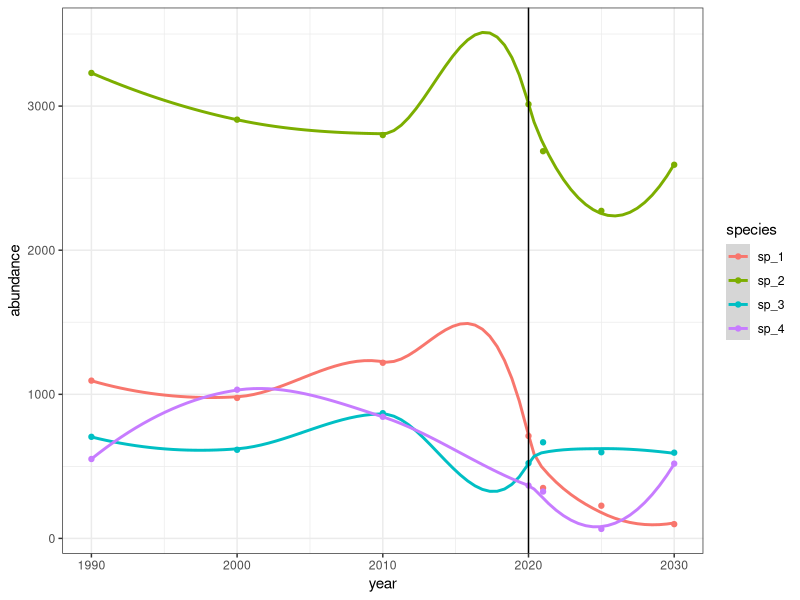

R code for this plot:

library(here)
library(dplyr)
library(ggplot2)
library(tibble)

# this creates reproducibility for random number generators
set.seed(16) 

# species initial abundance 

init_abundance = 
  tribble(
    ~species, ~init_abund,
    "sp_1",   1000,
    "sp_2",   3000,
    "sp_3",   500,
    "sp_4",   700
  )

std_dev = 200

# years pre WNS

years_pre = c(1990, 2000, 2010, 2020)

# years post WNS

years_post = c(2021, 2025, 2030)

# create pre WNS pop numbers

pre_wns_abundance = 
  rbind(
    # sp1
    tibble(abundance = round(rnorm(n = length(years_pre), 
                                   mean = as.numeric(init_abundance[1,2]),
                                   sd = std_dev)),
           year = years_pre,
           species = rep(pull(init_abundance[1,1]),
                         length(years_pre))),
    # sp2
    tibble(abundance = round(rnorm(n = length(years_pre), 
                                   mean = as.numeric(init_abundance[2,2]),
                                   sd = std_dev)),
           year = years_pre,
           species = rep(pull(init_abundance[2,1]),
                         length(years_pre))),
    # sp3
    tibble(abundance = round(rnorm(n = length(years_pre), 
                                   mean = as.numeric(init_abundance[3,2]),
                                   sd = std_dev)),
           year = years_pre,
           species = rep(pull(init_abundance[3,1]),
                         length(years_pre))),
    # sp4
    tibble(abundance = round(rnorm(n = length(years_pre), 
                                   mean = as.numeric(init_abundance[4,2]),
                                   sd = std_dev)),
           year = years_pre,
           species = rep(pull(init_abundance[4,1]),
                         length(years_pre)))
  )

# WNS sensitivity

wns_sensitivity = 
  tribble(
    ~species, ~init_abund,
    "sp_1",   -0.9, # very
    "sp_2",   -0.1,# not
    "sp_3",   0.1, # increase
    "sp_4",   0 #unaffected
  )

# create post WNS pop numbers

post_wns_abundance = 
  rbind(
    # sp1
    tibble(abundance = round(
      pull(pre_wns_abundance[4,1]) * exp(as.numeric(wns_sensitivity[1,2]) * 1:length(years_post)) 
      %>% jitter(10)
    ),
    year = years_post,
    species = rep(pull(init_abundance[1,1]),
                  length(years_post))),
    # sp2
    tibble(abundance = round(
      pull(pre_wns_abundance[8,1]) * exp(as.numeric(wns_sensitivity[2,2]) * 1:length(years_post)) 
      %>% jitter(10)
    ),
    year = years_post,
    species = rep(pull(init_abundance[2,1]),
                  length(years_post))),
    # sp3
    tibble(abundance = round(
      pull(pre_wns_abundance[12,1]) * exp(as.numeric(wns_sensitivity[3,2]) * 1:length(years_post)) 
      %>% jitter(10)
    ),
    year = years_post,
    species = rep(pull(init_abundance[3,1]),
                  length(years_post))),
    # sp4
    tibble(abundance = round(
      rnorm(n = length(years_post), 
            mean = as.numeric(pre_wns_abundance[16,1]),
            sd = std_dev)
    ),
    year = years_post,
    species = rep(pull(init_abundance[4,1]),
                  length(years_post))
    )
  )


# Combine dataframes

abundance = 
  rbind(
    pre_wns_abundance,
    post_wns_abundance
  )

ggplot(abundance) +
  geom_smooth(aes(x = year,
                  y = abundance,
                  colour = species)) +
  geom_point(aes(x = year,
                 y = abundance,
                 colour = species)) +
  geom_vline(aes(xintercept = 2020)) +
  theme_bw()
